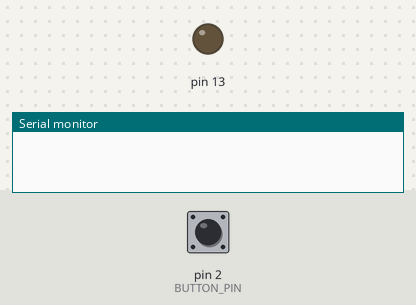
The sketch below on a simulated Arduino Uno, built with avr-gcc and run on an emulated ATmega328P. On the bench: output pins drawn as LEDs (lit = HIGH), the last lines printed to the serial monitor. The inputs (shaded band) are chosen by the test bench; at power-on: pin 2 (BUTTON_PIN) LOW.

Above: at 1.2 s.
1.3 s: pin 2 (BUTTON_PIN) pulled HIGH for 0.15 s
At 2.3 s:
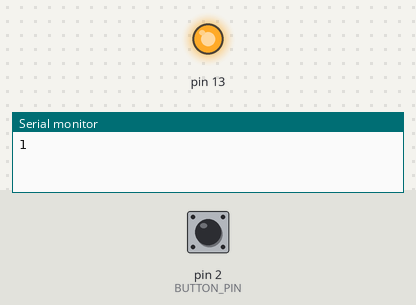
Timing chart, 0 to 4.3 s (numbered marks = the images above; inputs shaded):
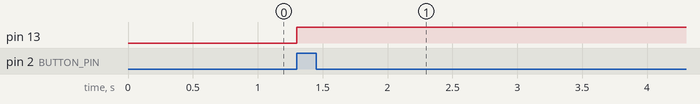

Measured:
- after the input at 1.3 s, pin 13: LOW → HIGH at once

The sketch:

attachInterrupt.ino
```cpp
#define BUTTON_PIN 2
volatile int count = 0;
int prev = 0;
void setup(){
 Serial.begin(9600);
 pinMode(13, OUTPUT);
 attachInterrupt(digitalPinToInterrupt(BUTTON_PIN), inc, RISING);
}
void loop(){
 noInterrupts();
 int current = count;
 interrupts();
 if (current != prev){
 Serial.println(current);
 prev = current;
 }
}
void inc(){
 count++;
 digitalWrite(13, HIGH);
}
```
